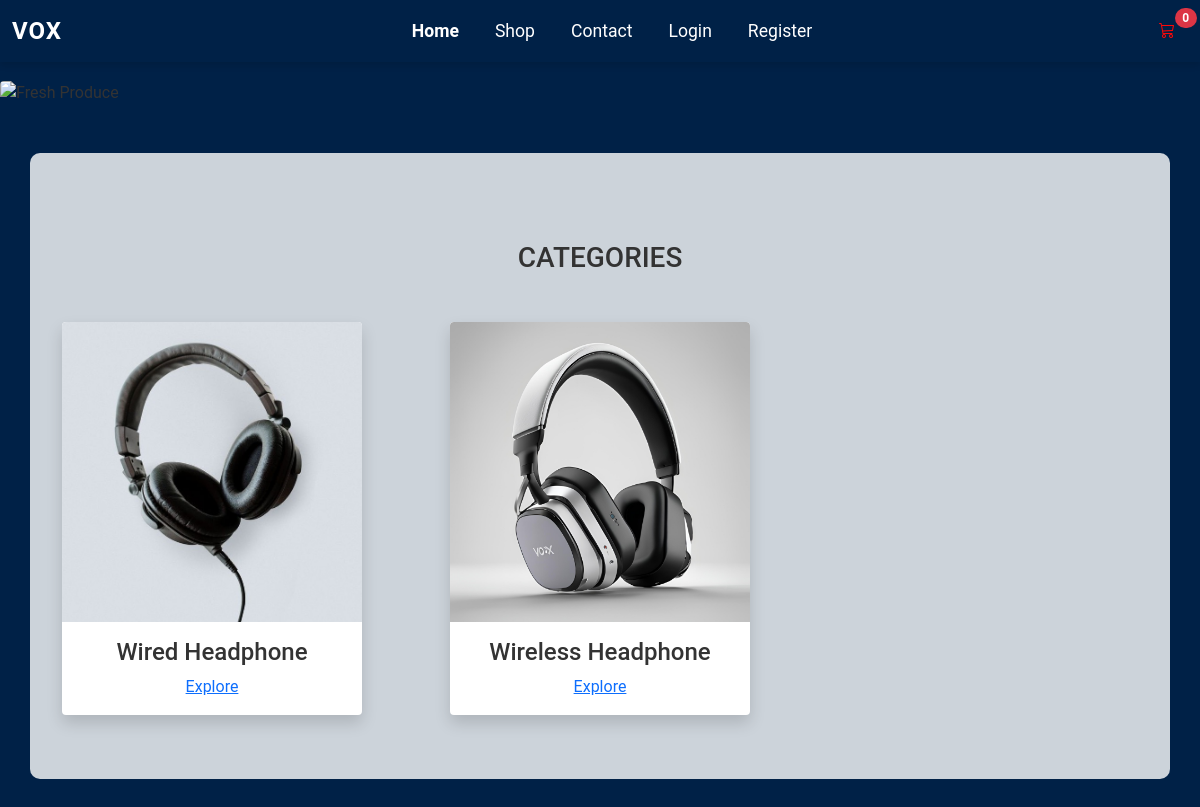
The page / on the database its author committed.
### myapp/models.py (models this page shows, shortened)
class Category(models.Model):
    name = models.CharField(max_length=255, unique=True)  # Name of the category
    image = models.ImageField(upload_to='myapp/media/categories/')  # Image field to upload category image

### myapp/views.py (the view)
# urls.py: 2. Add a URL to urlpatterns:  path('', views.home, name='home')
def home(request):
    categories = Category.objects.all()
    return render(request, 'home.html', {'categories': categories})

### myapp/templates/home.html (shortened to what this page needs)
<!DOCTYPE html>
<html lang="en">
{% extends 'base.html' %}
{% block content %}
                <img src='/static/images/pixelcut-export.png' alt="Fresh Produce" class="img-fluid rounded" style="max-width: 100%;">
<div class="container mt-5 mb-5 top-categories-container">
    <div class="text-center my-5">
        <h3 class="section-title">CATEGORIES</h3>
    </div>
    <div class="row mt-4">
        {% for category in categories %}
            <div class="col-lg-4 col-md-6 mb-4 d-flex justify-content-center">
                <div class="card category-card shadow border-0 rounded overflow-hidden">
                    <img src="{{ category.image.url }}" class="card-img-top" alt="{{ category.name }}" style="height: 300px; object-fit: cover;">
                    <div class="card-body text-center">
                        <h4 class="card-title font-weight-bold category-name">{{ category.name }}</h4>
                        <a href="{% url 'product_list_category' category.id %}">Explore</a>
                    </div>
                </div>
            </div>
        {% endfor %}
    </div>
</div>
{% endblock %}

### myapp/templates/base.html (style rules this page uses)
body { padding-top: 80px; font-family: Arial, sans-serif; background-color: #f4f4f9; }

### myapp/templates/home.html (style rules this page uses)
body { font-family: 'Roboto', sans-serif; background-color: #002147; color: #333; }
.top-categories-container { background-color: rgba(255, 255, 255, 0.8); padding: 40px 0; border-radius: 10px; }

### rows shown on the page
Category: image (picture), name "Wired Headphone"
Category: image (picture), name "Wireless Headphone"
